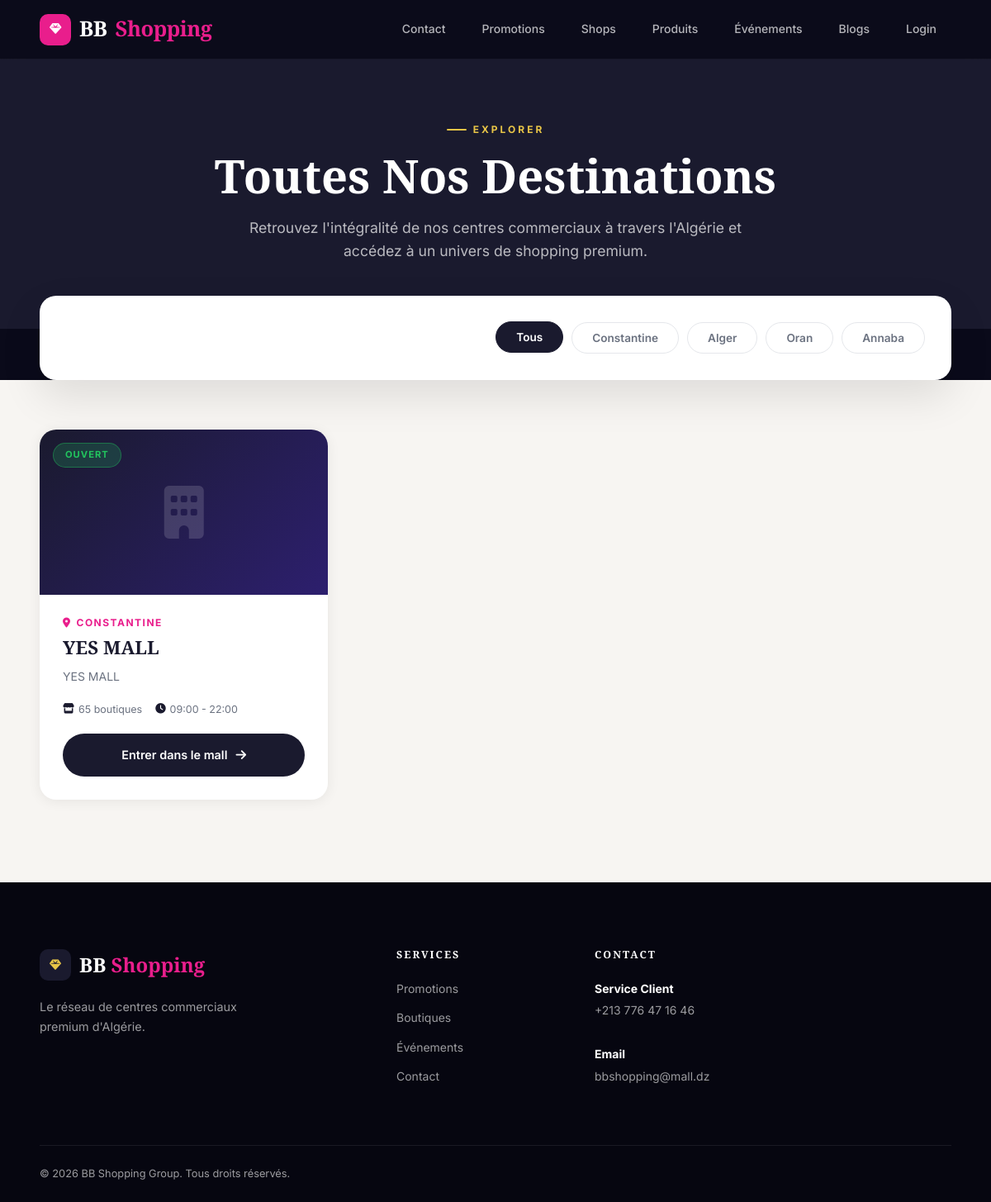
The page /malls/list/ on the database as committed earlier.
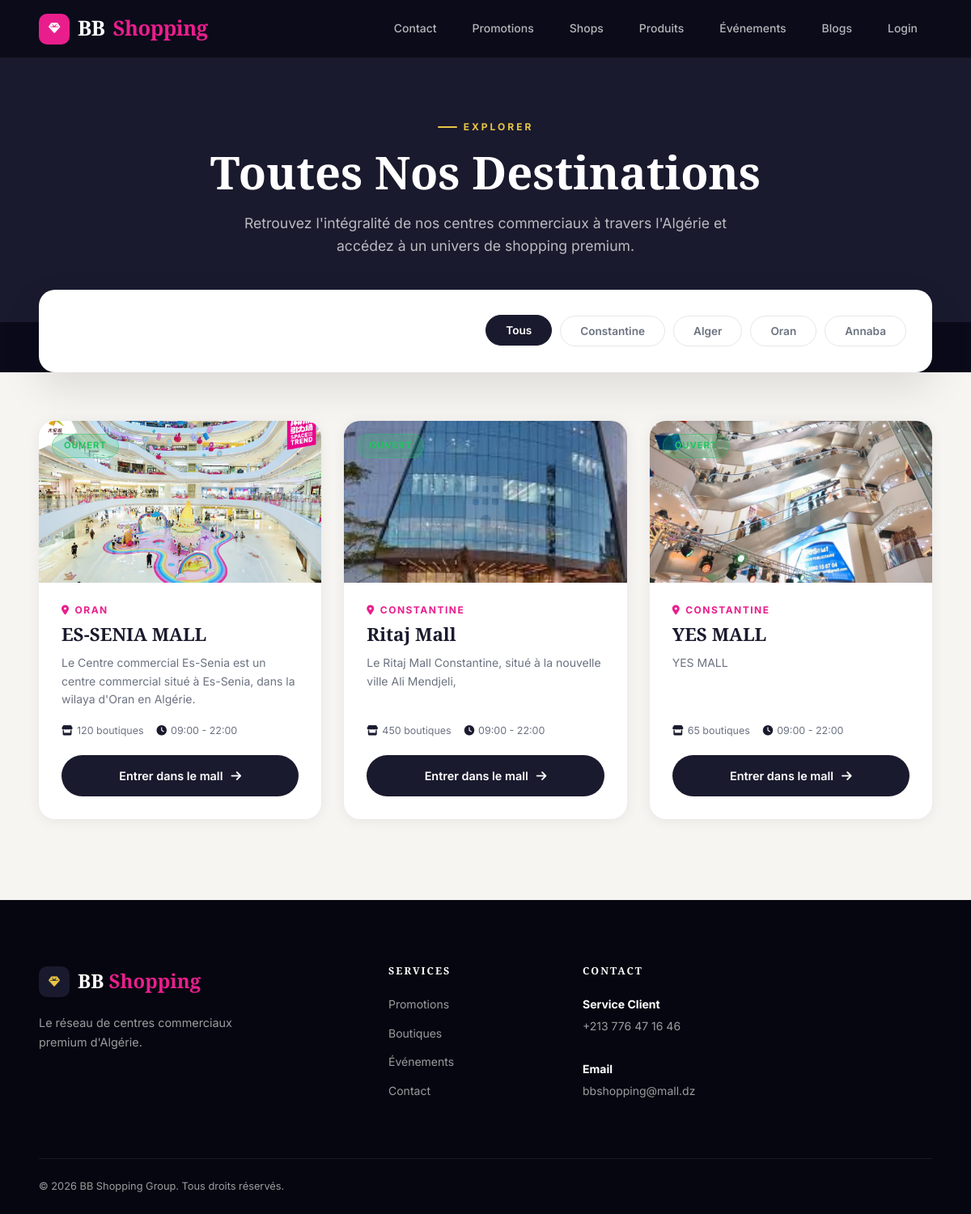
The same page on the database as committed later.
### centre_commercial/models.py (models this page shows, shortened)
class Mall(models.Model):
    CITIES = [
        ('constantine', 'Constantine'),
        ('alger', 'Alger'),
        ('oran', 'Oran'),
        ('annaba', 'Annaba'),
        ('setif', 'Sétif'),
        ('autre', 'Autre'),
    ]
    name = models.CharField(max_length=200)
    slug = models.SlugField(unique=True, blank=True)
    city = models.CharField(max_length=50, choices=CITIES)
    region = models.CharField(max_length=100)
    address = models.CharField(max_length=300)
    image = models.ImageField(upload_to='malls/', blank=True, null=True)
    bg_color = models.CharField(max_length=200, default="linear-gradient(135deg,#1a1a2e,#2d1f6e)",
                                  verbose_name="Gradient CSS (fallback image)",
                                  help_text="Ex: linear-gradient(135deg,#1a1a2e,#e91e8c)")
    description_short = models.CharField(max_length=180, blank=True)
    description = models.TextField()
    is_open = models.BooleanField(default=True)
    is_featured = models.BooleanField(default=False)
    badge           = models.CharField(max_length=40, blank=True, verbose_name="Badge (ex: New, Phare)")
    observation     = models.TextField(blank=True, null=True, verbose_name="Observation") # En cas de fermeture ou autre
    phone        = models.CharField(max_length=20, blank=True, null=True, verbose_name="Phone")
    email            = models.EmailField(blank=True, null=True)
    website         = models.URLField(blank=True, null=True)
    opening_time = models.TimeField()
    closing_time = models.TimeField()
    number_of_shops = models.IntegerField(default=0)
    number_of_parking_spaces = models.IntegerField(default=0)
    created_at = models.DateTimeField(auto_now_add=True)
    updated_at = models.DateTimeField(auto_now=True)
    opening_date = models.DateField(blank=True, null=True, verbose_name="Opening date (if future)")
    class Meta:
        verbose_name = "Centre Commercial (Mall)"
        verbose_name_plural = "Centres Commerciaux (Malls)"
        ordering = ['-is_featured', 'name']
    @property
    def is_open_now(self):
        if not self.is_open:
            return False
        now = timezone.localtime().time()
        if self.opening_time < self.closing_time:
            return self.opening_time <= now <= self.closing_time
        return now >= self.opening_time or now <= self.closing_time
    @property
    def imageURL(self):
        return self.image.url if self.image else ""

### centre_commercial/views.py (the view)
# urls.py: path('malls/list/', views.MallListView.as_view(), name='mall_list'),
class MallListView(ListView):
    model = Mall
    template_name = 'mall/mall_list.html'
    context_object_name = 'malls'

### centre_commercial/context_processors.py (called while the page is built)
def cart_processor(request):
    cart_count = 0
    if request.user.is_authenticated:
        order = Order.objects.filter(user=request.user, status='pending').first()
        if order:
            cart_count = sum(item.quantity for item in order.items.all())
    return {
        'cart_count': cart_count
    }

### templates/mall/mall_list.html (shortened to what this page needs)
{% load static %}
<!DOCTYPE html>
<html lang="fr">
<head>
  <link rel="stylesheet" href="https://cdnjs.cloudflare.com/ajax/libs/font-awesome/6.5.0/css/all.min.css">
  <link rel="stylesheet" href="{% static 'css/main.css' %}">
  <link rel="stylesheet" href="{% static 'css/portal.css' %}">
</head>
<body class="portal-body">
<header class="portal-nav">
  <a href="{% url 'home' %}" class="portal-nav__brand">
    <span class="portal-nav__brand-icon"><i class="fas fa-gem"></i></span>
    BB <span>Shopping</span>
  </a>
  <nav class="portal-nav__links">
    <a href="{% url 'contact_message_create' %}">Contact</a>
    <a href="{% url 'promotions_all' %}">Promotions</a>
    <a href="{% url 'shops_all' %}">Shops</a>
    <a href="{% url 'products_all' %}">Produits</a>
    <a href="{% url 'events_all' %}">Événements</a>
    <a href="{% url 'blogs_all' %}">Blogs</a>
    {% if user.is_authenticated %}
        <span class="ms-3 text-dark">{{user.username}}</span>
        <form id="logout-form" action="{% url 'logout' %}" method="post" style="display:inline;">
          {% csrf_token %}
          <button class="btn btn-link text-dark text-decoration-none p-0 ms-2" type="submit">Logout</button>
        </form>
    {% else %}
      <a href="{% url 'login' %}" class="ms-3">Login</a>
    {% endif %}
  </nav>
</header>
<section class="list-hero">
  <div class="ym-container">
    <p class="ym-eyebrow" style="color: var(--color-accent);">Explorer</p>
    <h1 class="list-hero__title">Toutes Nos Destinations</h1>
    <p class="list-hero__subtitle">Retrouvez l'intégralité de nos centres commerciaux à travers l'Algérie et accédez à un univers de shopping premium.</p>
  </div>
</section>
<section class="search-section">
  <div class="ym-container">
    <div class="search-container">
      <div style="display:grid; grid-template-columns: 1fr auto; gap: 20px; align-items: center;">
        <div class="portal-search" style="margin:0; width:100%;">
          <div class="portal-search__inner">
            <i class="fas fa-search portal-search__icon"></i>
            <input
              id="portal-search-input"
              class="portal-search__input"
              type="search"
              placeholder="Recherchez par nom, ville ou région…"
              autocomplete="off"
            >
          </div>
        </div>
        <div class="portal-filter-bar" style="margin:0; padding:0; background:transparent;">
          <button class="portal-filter-btn active" data-ville="all">Tous</button>
          <button class="portal-filter-btn" data-ville="constantine">Constantine</button>
          <button class="portal-filter-btn" data-ville="alger">Alger</button>
          <button class="portal-filter-btn" data-ville="oran">Oran</button>
          <button class="portal-filter-btn" data-ville="annaba">Annaba</button>
        </div>
      </div>
    </div>
  </div>
</section>
<section class="portal-section" id="malls" style="padding-top: 60px;">
  <div class="ym-container">
    <div class="portal-malls-grid" id="malls-grid">
      {% for mall in malls %}
      <article class="portal-mall-card {% if not mall.is_open %}portal-mall-card--soon{% endif %}"
               data-ville="{{ mall.city|lower }}"
               data-name="{{ mall.name|lower }}">
        <div class="portal-mall-card__image">
          {% if mall.image %}
            <div class="portal-mall-card__image-bg" style="background: url('{{ mall.imageURL }}') center/cover no-repeat;"></div>
          {% else %}
            <div class="portal-mall-card__image-bg" style="background: {{ mall.bg_color|default:'#f0f0f0' }};"></div>
          {% endif %}
          <div class="portal-mall-card__image-icon"><i class="fas fa-building"></i></div>
          {% if mall.is_open_now %}
            <span class="portal-mall-card__status portal-mall-card__status--open">Ouvert</span>
          {% else %}
            <span class="portal-mall-card__status portal-mall-card__status--soon">Fermé</span>
          {% endif %}
        </div>
        <div class="portal-mall-card__body">
          <p class="portal-mall-card__city"><i class="fas fa-map-marker-alt"></i> {{ mall.city }}</p>
          <h3 class="portal-mall-card__name">{{ mall.name }}</h3>
          <p class="portal-mall-card__desc">{{ mall.description_short|truncatechars:180 }}</p>
          <div class="portal-mall-card__info">
            <span><i class="fas fa-store"></i> {{ mall.number_of_shops }} boutiques</span>
            <span><i class="fas fa-clock"></i> {{ mall.opening_time }} - {{ mall.closing_time }}</span>
          </div>
          {% if mall.is_open %}
            <a href="{% url 'mall' mall.slug %}" class="portal-mall-card__cta">
              Entrer dans le mall <i class="fas fa-arrow-right"></i>
            </a>
          {% else %}
            <button class="portal-mall-card__cta portal-mall-card__cta--disabled" disabled>
              Ouverture {{ mall.opening_date|date:"Y"|default:"prochainement" }}
            </button>
          {% endif %}
        </div>
      </article>
      {% empty %}
      <p class="ym-empty" style="grid-column: 1/-1;">Aucun centre commercial trouvé.</p>
      {% endfor %}
    </div>
  </div>
</section>
<footer class="portal-footer">
  <div class="ym-container">
    <div class="portal-footer__grid">
      <div>
        <div class="ym-footer__brand">
          <span class="ym-navbar__brand-icon"><i class="fas fa-gem fa-sm"></i></span>
          <span class="ym-footer__brand-name">BB <span>Shopping</span></span>
        </div>
        <p class="ym-footer__tagline">Le réseau de centres commerciaux premium d'Algérie.</p>
      </div>
      <div>
        <h3 class="ym-footer__heading">Services</h3>
        <ul class="ym-footer__links">
          <li><a href="{% url 'promotions_all' %}">Promotions</a></li>
          <li><a href="{% url 'shops_all' %}">Boutiques</a></li>
          <li><a href="{% url 'events_all' %}">Événements</a></li>
          <li><a href="{% url 'contact_message_create' %}">Contact</a></li>
        </ul>
      </div>
      <div>
        <h3 class="ym-footer__heading">Contact</h3>
        <div class="ym-footer__hours">
          <p><strong>Service Client</strong><br>+213 776 47 16 46</p>
          <br>
          <p><strong>Email</strong><br>bbshopping@mall.dz</p>
        </div>
      </div>
    </div>
    <div class="ym-footer__bottom">
      <p>© {% now "Y" %} BB Shopping Group. Tous droits réservés.</p>
    </div>
  </div>
</footer>
</body>
</html>

### static/css/main.css (style rules this page uses)
:root { --color-primary: #1a1a2e; --color-secondary: #16213e; --color-accent: #e8c547; --color-accent2: #c9a227; --color-pink: #e91e8c; --color-surface: #ffffff; --color-bg: #f7f5f2; --color-text: #1a1a2e; --color-muted: #6b7280; --color-border: #e5e7eb; --font-display: 'Playfair Display', Georgia, serif; --font-body: 'Inter', system-ui, sans-serif; --radius-sm: 6px; --radius-md: 12px; --radius-lg: 20px; --radius-xl: 32px; --shadow-sm: 0 2px 8px rgba(0,0,0,.06); --shadow-md: 0 8px 30px rgba(0,0,0,.10); --shadow-lg: 0 20px 60px rgba(0,0,0,.15); --shadow-xl: 0 30px 80px rgba(0,0,0,.20); --transition: 0.3s cubic-bezier(0.4, 0, 0.2, 1); --transition-slow: 0.6s cubic-bezier(0.4, 0, 0.2, 1); }
*, *::before, *::after { box-sizing: border-box; margin: 0; padding: 0; }
html { scroll-behavior: smooth; }
body { font-family: var(--font-body); background-color: var(--color-bg); color: var(--color-text); overflow-x: hidden; line-height: 1.6; }
h1, h2, h3, h4, h5 { font-family: var(--font-display); line-height: 1.2; font-weight: 700; }
a { color: inherit; text-decoration: none; }
.ym-navbar__brand-icon { width: 38px; height: 38px; background: var(--color-primary); border-radius: 10px; display: flex; align-items: center; justify-content: center; color: var(--color-accent); }
.ym-container { width: 100%; max-width: 1380px; margin: 0 auto; padding: 0 48px; }
.ym-eyebrow { display: inline-flex; align-items: center; gap: 8px; font-size: 0.75rem; font-weight: 700; letter-spacing: 3px; text-transform: uppercase; color: var(--color-pink); margin-bottom: 12px; }
.ym-eyebrow::before { content: ''; width: 24px; height: 2px; background: currentColor; border-radius: 2px; }
.ym-footer__brand { display: flex; align-items: center; gap: 10px; margin-bottom: 20px; }
.ym-footer__brand-name { font-family: var(--font-display); font-size: 1.5rem; font-weight: 900; color: #fff; }
.ym-footer__brand-name span { color: var(--color-pink); }
.ym-footer__tagline { font-size: 0.9rem; line-height: 1.7; margin-bottom: 28px; max-width: 280px; }
.ym-footer__heading { color: #fff; font-size: 0.78rem; font-weight: 700; letter-spacing: 2px; text-transform: uppercase; margin-bottom: 20px; }
.ym-footer__links { list-style: none; }
.ym-footer__links li { margin-bottom: 10px; }
.ym-footer__links a { font-size: 0.875rem; color: rgba(255,255,255,0.6); transition: color var(--transition); }
.ym-footer__hours { font-size: 0.875rem; line-height: 1.9; }
.ym-footer__hours strong { color: #fff; }
.ym-footer__bottom { border-top: 1px solid rgba(255,255,255,0.08); padding: 24px 0; display: flex; align-items: center; justify-content: space-between; font-size: 0.8rem; flex-wrap: wrap; gap: 12px; }

### templates/mall/mall_list.html (style rules this page uses)
.list-hero { background: #1a1a2e; padding: 140px 0 80px; text-align: center; color: #fff; }
.list-hero__title { font-family: 'Playfair Display', serif; font-size: 3.5rem; font-weight: 900; margin-bottom: 16px; }
.list-hero__subtitle { font-size: 1.1rem; color: rgba(255,255,255,0.7); max-width: 600px; margin: 0 auto; }
.search-section { margin-top: -40px; position: relative; z-index: 10; }
.search-container { background: #fff; padding: 32px; border-radius: 20px; box-shadow: 0 20px 50px rgba(0,0,0,0.1); }

Rows that differ between the two databases and show on the page:
added Mall: imageURL (picture), is_open "OUVERT", city "ORAN", name "ES-SENIA MALL", description_short "Le Centre commercial Es-Senia est un centre commercial situé à Es-Senia, dans la wilaya d'Oran en Algérie.", number_of_shops "120", opening_time "09:00", closing_time "22:00"
added Mall: imageURL (picture), is_open "OUVERT", city "CONSTANTINE", name "Ritaj Mall", description_short "Le Ritaj Mall Constantine, situé à la nouvelle ville Ali Mendjeli,", number_of_shops "450", opening_time "09:00", closing_time "22:00"
changed Mall "YES MALL": imageURL: picture added
